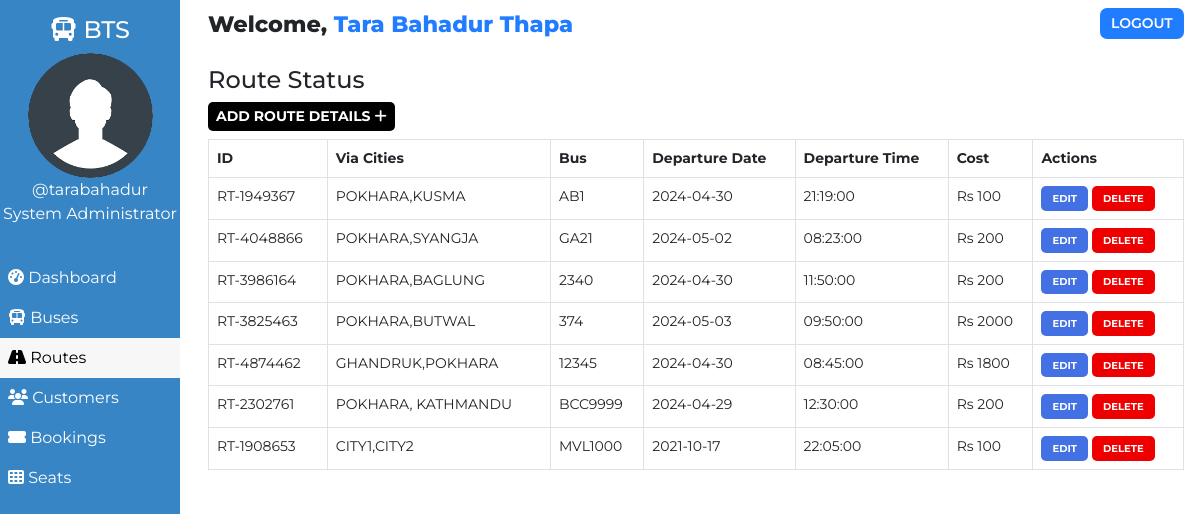
The page /admin/route.php (signed in) on the database its author committed.
### tables this page shows
CREATE TABLE `users` (
  `user_id` int(11) NOT NULL,
  `user_fullname` varchar(100) NOT NULL,
  `user_name` varchar(30) NOT NULL,
  `user_type` int(11) NOT NULL DEFAULT 0,
  `phone_no` int(11) NOT NULL,
  `user_password` varchar(255) NOT NULL,
  `user_created` datetime NOT NULL DEFAULT current_timestamp(),
  `address` varchar(100) NOT NULL
);

CREATE TABLE `routes` (
  `id` int(100) NOT NULL,
  `route_id` varchar(255) NOT NULL,
  `bus_no` varchar(155) NOT NULL,
  `route_cities` varchar(255) NOT NULL,
  `route_dep_date` date NOT NULL,
  `route_dep_time` time NOT NULL,
  `route_step_cost` int(100) NOT NULL,
  `route_created` datetime NOT NULL DEFAULT current_timestamp()
);

### admin/route.php (the view, shortened to what this page needs)
<!DOCTYPE html>
<html lang="en">
<head>
    <link href="https://cdn.jsdelivr.net/npm/bootstrap@5.0.1/dist/css/bootstrap.min.css" rel="stylesheet"
>
    <?php
    $page = "route";
    ?>
</head>
<body>
    <?php require '../assets/partials/_admin-header.php'; ?>
    <?php
    $resultSql = "SELECT * FROM `routes` ORDER BY route_created DESC";
    $resultSqlResult = mysqli_query($conn, $resultSql);
    if (!mysqli_num_rows($resultSqlResult)) { ?>
        <div class="container mt-4">
            <div id="noRoutes" class="alert alert-dark " role="alert">
                <h1 class="alert-heading">No Routes Found!!</h1>
                <p class="fw-light">Be the first person to add one!</p>
                <hr>
                <div id="addRouteAlert" class="alert alert-success" role="alert">
                    Click on <button id="add-button" class="button btn-sm" type="button" data-bs-toggle="modal"
                        data-bs-target="#addModal">ADD <i class="fas fa-plus"></i></button> to add a route!
                </div>
            </div>
        </div>
    <?php } else { ?>
        <section id="route">
            <div id="head">
                <h4>Route Status</h4>
            </div>
            <div id="route-results">
                <div>
                    <button id="add-button" class="button btn-sm" type="button" data-bs-toggle="modal"
                        data-bs-target="#addModal">Add Route Details <i class="fas fa-plus"></i></button>
                </div>
                <table class="table table-hover table-bordered">
                    <thead>
                        <th>ID</th>
                        <th>Via Cities</th>
                        <th>Bus</th>
                        <th>Departure Date</th>
                        <th>Departure Time</th>
                        <th>Cost</th>
                        <th>Actions</th>
                    </thead>
                    <?php
                    while ($row = mysqli_fetch_assoc($resultSqlResult)) {
                        $id = $row["id"];
                        $route_id = $row["route_id"];
                        $route_cities = $row["route_cities"];
                        $route_dep_time = $row["route_dep_time"];
                        $route_dep_date = $row["route_dep_date"];
                        $route_step_cost = $row["route_step_cost"];
                        $bus_no = $row["bus_no"];
                        ?>
                        <tr>
                            <td>
                                <?php
                                echo $route_id;
                                ?>
                            </td>
                            <td>
                                <?php
                                echo $route_cities;
                                ?>
                            </td>
                            <td>
                                <?php
                                echo $bus_no;
                                ?>
                            </td>
                            <td>
                                <?php
                                echo $route_dep_date;
                                ?>
                            </td>
                            <td>
                                <?php
                                echo $route_dep_time;
                                ?>
                            </td>
                            <td>
                                <?php
                                echo 'Rs ' . $route_step_cost; ?>
                            </td>
                            <td>
                                <button class="button edit-button " data-link="<?php echo $_SERVER['REQUEST_URI']; ?>" data-id="<?php
                                   echo $id; ?>" data-cities="<?php
                                     echo $route_cities; ?>" data-cost="<?php
                                       echo $route_step_cost; ?>" data-date="<?php
                                         echo $route_dep_date;
                                         ?>" data-time="<?php
                                         echo $route_dep_time;
                                         ?>" data-busno="<?php
                                         echo $bus_no;
                                         ?>">Edit</button>
                                <button class="button delete-button" data-bs-toggle="modal" data-bs-target="#deleteModal"
                                    data-id="<?php
                                    echo $id; ?>">Delete</button>
                            </td>
                        </tr>
                        <?php
                    }
                    ?>
                </table>
            </div>
        </section>
    <?php }
    ?>
    </div>
    </main>
</body>
</html>

### assets/partials/_admin-header.php (shortened to what this page needs)
<?php
$conn = db_connect();
$user_id = $_SESSION['user_id'];
$sql = "SELECT * FROM users WHERE user_id = $user_id";
$result = mysqli_query($conn, $sql);
if ($row = mysqli_fetch_assoc($result)) {
    $user_fullname = $row["user_fullname"];
    $user_name = $row["user_name"];
}
?>
<main id="container">
    <div id="sidebar">
        <h4><i class="fas fa-bus"></i> BTS</h4>
        <div>
            <img class="adminDp" src="../assets/img/userav-min.png" height="125px" alt="Admin Profile Pic">
            <p>
                <?php echo '@' . $user_name; ?>
            </p>
            <p>System Administrator</p>
        </div>
        <ul id="options">
            <li class="option <?php if ($page == 'dashboard') {
                echo 'active';
            } ?>">
                <a href="./dashboard.php">
                    <i class="fas fa-tachometer-alt"></i> Dashboard
                </a>
            </li>
            <li class="option <?php if ($page == 'bus') {
                echo 'active';
            } ?>">
                <a href="./bus.php">
                    <i class="fas fa-bus"></i> Buses
                </a>
            </li>
            <li class="option <?php if ($page == 'route') {
                echo 'active';
            } ?>">
                <a href="./route.php">
                    <i class="fas fa-road"></i> Routes
                </a>
            </li>
            <li class="option <?php if ($page == 'customer') {
                echo 'active';
            } ?>">
                <a href="./customer.php">
                    <i class="fas fa-users"></i> Customers
                </a>
            </li>
            <li class="option <?php if ($page == 'booking') {
                echo 'active';
            } ?>">
                <a href="./booking.php">
                    <i class="fas fa-ticket-alt"></i> Bookings
                </a>
            </li>
            <li class="option <?php if ($page == 'seat') {
                echo 'active';
            } ?>">
                <a href="./seat.php">
                    <i class="fas fa-th"></i> Seats
                </a>
            </li>
        </ul>
    </div>
    <div id="main-content">
        <section id="welcome">
            <ul>
                <li class="welcome-item">Welcome,
                    <span id="USER">
                        <?php
                        echo $user_fullname;
                        ?>
                    </span>
                </li>
                <li class="welcome-item">
                    <button id="logout" class="btn-sm">
                        <a href="../assets/partials/_logout.php">LOGOUT</a>
                    </button>
                </li>
            </ul>
        </section>

### assets/styles/admin.php (style rules this page uses)
body { margin: 0; box-sizing: border-box; font-family: 'Montserrat', sans-serif; background-color: white; }
html { scroll-behavior: smooth; }
*, *::after, *::before { box-sizing: inherit; }
#USER { color: #207DFF; }
.adminDp { border-radius: 50%; }
#welcome { background-color: white; }
#welcome ul { display: flex; justify-content: space-between; list-style-type: none; padding: 0; margin: 0; }
#welcome li { margin: 0 1rem; padding: 0.5rem 0; }
#welcome li:first-child { font-weight: 800; font-size: 1.4rem; }
#logout { padding: 0.3rem 0.7rem; background-color: #207DFF; font-weight: 600; outline: none; border: none; border-radius: 7px; }
#logout a { color: white; text-decoration: none; }
@media only screen and (min-width:1000px) { #sidebar { text-align: center; background-color: #3885c5; color: white; width: 15%; position: fixed; top: 0%; padding-top: 1rem; z-index: 2; height: 100vh; } }
@media only screen and (min-width:1000px) { #sidebar p { margin: 0; } }
@media only screen and (min-width:1000px) { #sidebar ul { margin-top: 2rem; } }
@media only screen and (min-width:1000px) { #options { list-style-type: none; text-align: left; padding-left: 0; } }
@media only screen and (min-width:1000px) { .option a { display: block; padding: 0.5rem; text-decoration: none; color: inherit; } }
@media only screen and (min-width:1000px) { .active { background-color:#f7f7f7; color:black; } }
@media only screen and (min-width:1000px) { #main-content { margin-left: 16%; } }

### assets/styles/admin-options.php (style rules this page uses)
* { font-family: Montserrat; }
#booking #head, #customer #head, #route #head, #seat #head, #bus #head { padding-top: 1rem; }
#booking, #customer, #route, #bus, #seat { padding: 0 1rem; }
#booking-results > div, #customer-results > div, #route-results > div, #bus-results > div { margin-bottom: 0.5rem; }
#booking-results button, #customer-results button, #route button, #bus-results button { border-radius: 5px; }
.button { border: none; font-weight: bold; text-transform: uppercase; }
#add-button { background-color: black; color: white; }
#route table { width: 100%; }
table { font-size: 14px; }
#bus .edit-button, #bus .delete-button, #route .edit-button, #route .delete-button, #customer .edit-button, #customer .delete-button { padding: 0.3rem 0.7rem; }
table th,td { padding-left: 0.3rem; }
table button { color: white; }
.edit-button { background-color: #4370E2; }
.delete-button { background-color: #EF0000; }
.edit-button, .delete-button { font-size: 10px }

### rows shown on the page
users: user_name "tarabahadur", user_fullname "Tara Bahadur Thapa"
routes: route "RT-1949367", route_cities "POKHARA,KUSMA", bus_no "AB1", route_dep_date "2024-04-30", route_dep_time "21:19:00", route_step_cost "100"
routes: route "RT-4048866", route_cities "POKHARA,SYANGJA", bus_no "GA21", route_dep_date "2024-05-02", route_dep_time "08:23:00", route_step_cost "200"
routes: route "RT-3986164", route_cities "POKHARA,BAGLUNG", bus_no "2340", route_dep_date "2024-04-30", route_dep_time "11:50:00", route_step_cost "200"
routes: route "RT-3825463", route_cities "POKHARA,BUTWAL", bus_no "374", route_dep_date "2024-05-03", route_dep_time "09:50:00", route_step_cost "2000"
routes: route "RT-4874462", route_cities "GHANDRUK,POKHARA", bus_no "12345", route_dep_date "2024-04-30", route_dep_time "08:45:00", route_step_cost "1800"
routes: route "RT-2302761", route_cities "POKHARA, KATHMANDU", bus_no "BCC9999", route_dep_date "2024-04-29", route_dep_time "12:30:00", route_step_cost "200"
routes: route "RT-1908653", route_cities "CITY1,CITY2", bus_no "MVL1000", route_dep_date "2021-10-17", route_dep_time "22:05:00", route_step_cost "100"
